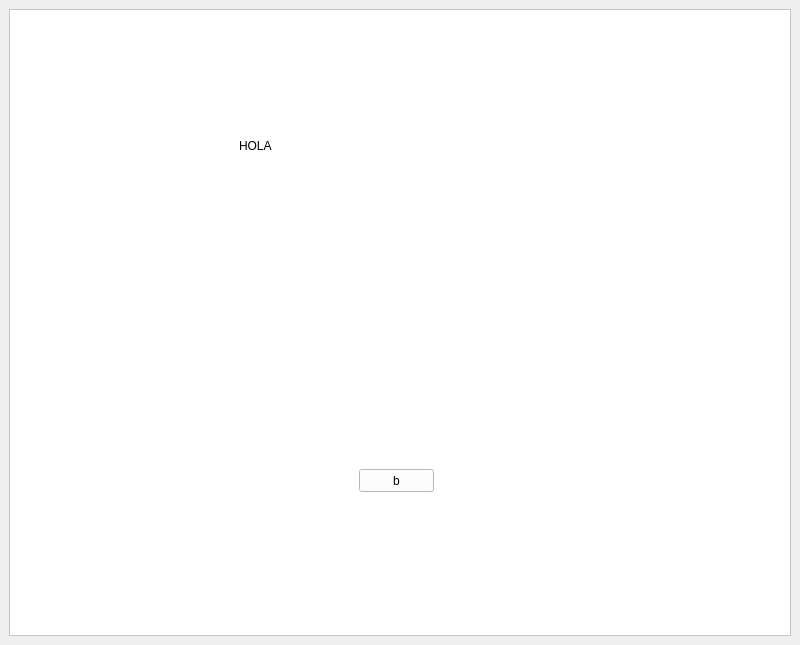
<?xml version="1.0" encoding="UTF-8"?>
<ui version="4.0">
 <class>MainWindow</class>
 <widget class="QMainWindow" name="MainWindow">
  <property name="geometry">
   <rect>
    <x>0</x>
    <y>0</y>
    <width>800</width>
    <height>645</height>
   </rect>
  </property>
  <property name="windowTitle">
   <string>MainWindow</string>
  </property>
  <widget class="QWidget" name="centralwidget">
   <layout class="QVBoxLayout" name="verticalLayout">
    <item>
     <widget class="QFrame" name="frame">
      <property name="styleSheet">
       <string notr="true">background: #fff;
</string>
      </property>
      <property name="frameShape">
       <enum>QFrame::StyledPanel</enum>
      </property>
      <property name="frameShadow">
       <enum>QFrame::Raised</enum>
      </property>
      <widget class="QPushButton" name="btn">
       <property name="geometry">
        <rect>
         <x>350</x>
         <y>460</y>
         <width>75</width>
         <height>23</height>
        </rect>
       </property>
       <property name="text">
        <string>b</string>
       </property>
      </widget>
      <widget class="QLabel" name="lbl">
       <property name="geometry">
        <rect>
         <x>230</x>
         <y>130</y>
         <width>47</width>
         <height>13</height>
        </rect>
       </property>
       <property name="text">
        <string>HOLA</string>
       </property>
      </widget>
     </widget>
    </item>
   </layout>
  </widget>
 </widget>
 <resources/>
 <connections/>
</ui>
